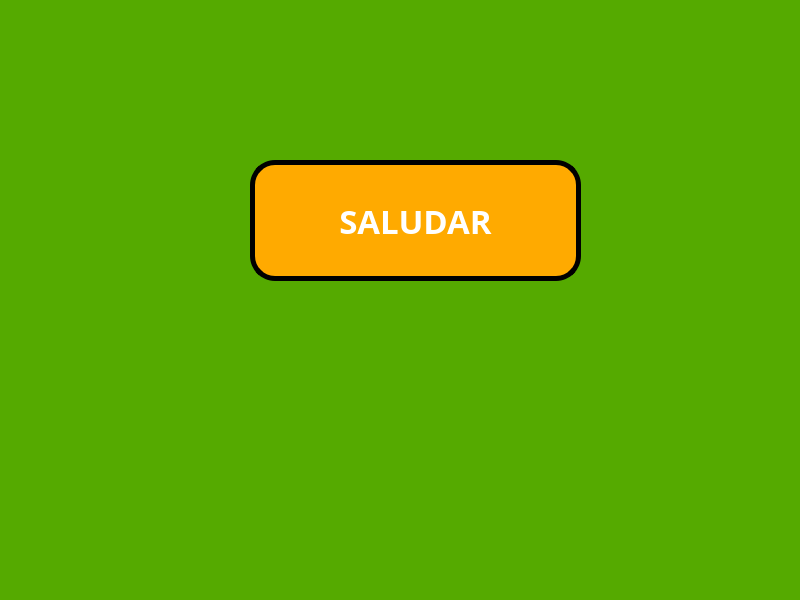
<?xml version="1.0" encoding="UTF-8"?>
<ui version="4.0">
 <class>MainWindow</class>
 <widget class="QMainWindow" name="MainWindow">
  <property name="geometry">
   <rect>
    <x>0</x>
    <y>0</y>
    <width>800</width>
    <height>600</height>
   </rect>
  </property>
  <property name="windowTitle">
   <string>MainWindow</string>
  </property>
  <property name="styleSheet">
   <string notr="true">background-color: rgb(85, 170, 0);</string>
  </property>
  <widget class="QWidget" name="centralwidget">
   <widget class="QPushButton" name="btn_saludar">
    <property name="geometry">
     <rect>
      <x>250</x>
      <y>160</y>
      <width>331</width>
      <height>121</height>
     </rect>
    </property>
    <property name="font">
     <font>
      <family>Sylfaen</family>
      <pointsize>25</pointsize>
      <weight>75</weight>
      <bold>true</bold>
     </font>
    </property>
    <property name="styleSheet">
     <string notr="true">background-color: rgb(170, 85, 255);
background-color: rgb(255, 170, 0);
color: rgb(255, 255, 255);
border-radius: 25px;
border:  5px solid black;</string>
    </property>
    <property name="text">
     <string>SALUDAR</string>
    </property>
   </widget>
  </widget>
  <widget class="QMenuBar" name="menubar">
   <property name="geometry">
    <rect>
     <x>0</x>
     <y>0</y>
     <width>800</width>
     <height>26</height>
    </rect>
   </property>
  </widget>
  <widget class="QStatusBar" name="statusbar"/>
 </widget>
 <resources/>
 <connections/>
</ui>
